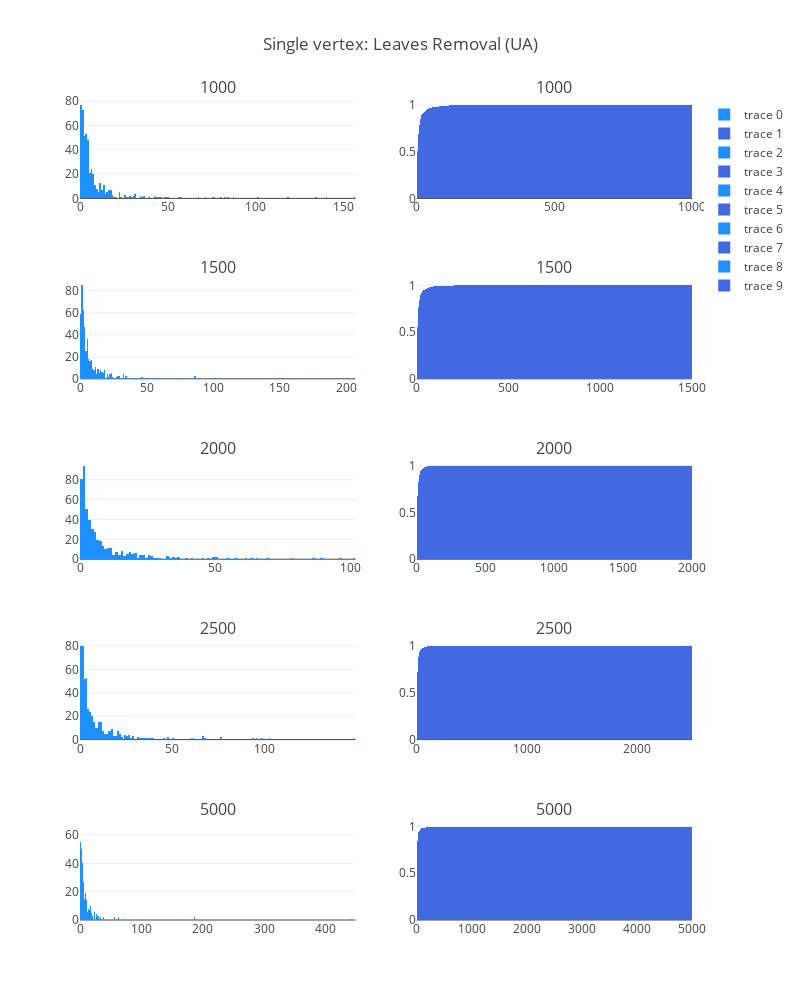

This figure's notebook cell:
### Code cell
fig['layout'].update(height=1000, width=800, title='Single vertex: Leaves Removal (UA)')
iplot(fig, filename='simple-subplot')

### Figure 1 — Plotly figure (JSON) as saved in the notebook; plotly's stock layout.template omitted (floating-point values rounded to 4 significant figures; data arrays with more than 128 entries replaced by an {"elided": "..."} marker saying what was removed)
{"data": [{"marker": {"color": "dodgerblue"}, "type": "histogram", "x": {"elided": "500 int values"}, "xaxis": "x1", "xbins": {"end": 1000, "size": 1, "start": 0}, "yaxis": "y1"}, {"cumulative": {"enabled": true}, "histnorm": "probability", "marker": {"color": "royalblue"}, "type": "histogram", "x": {"elided": "500 int values"}, "xaxis": "x2", "xbins": {"end": 1000, "size": 1, "start": 0}, "yaxis": "y2"}, {"marker": {"color": "dodgerblue"}, "type": "histogram", "x": {"elided": "500 int values"}, "xaxis": "x3", "xbins": {"end": 1500, "size": 1, "start": 0}, "yaxis": "y3"}, {"cumulative": {"enabled": true}, "histnorm": "probability", "marker": {"color": "royalblue"}, "type": "histogram", "x": {"elided": "500 int values"}, "xaxis": "x4", "xbins": {"end": 1500, "size": 1, "start": 0}, "yaxis": "y4"}, {"marker": {"color": "dodgerblue"}, "type": "histogram", "x": {"elided": "500 int values"}, "xaxis": "x5", "xbins": {"end": 2000, "size": 1, "start": 0}, "yaxis": "y5"}, {"cumulative": {"enabled": true}, "histnorm": "probability", "marker": {"color": "royalblue"}, "type": "histogram", "x": {"elided": "500 int values"}, "xaxis": "x6", "xbins": {"end": 2000, "size": 1, "start": 0}, "yaxis": "y6"}, {"marker": {"color": "dodgerblue"}, "type": "histogram", "x": {"elided": "500 int values"}, "xaxis": "x7", "xbins": {"end": 2500, "size": 1, "start": 0}, "yaxis": "y7"}, {"cumulative": {"enabled": true}, "histnorm": "probability", "marker": {"color": "royalblue"}, "type": "histogram", "x": {"elided": "500 int values"}, "xaxis": "x8", "xbins": {"end": 2500, "size": 1, "start": 0}, "yaxis": "y8"}, {"marker": {"color": "dodgerblue"}, "type": "histogram", "x": {"elided": "500 int values"}, "xaxis": "x9", "xbins": {"end": 5000, "size": 1, "start": 0}, "yaxis": "y9"}, {"cumulative": {"enabled": true}, "histnorm": "probability", "marker": {"color": "royalblue"}, "type": "histogram", "x": {"elided": "500 int values"}, "xaxis": "x10", "xbins": {"end": 5000, "size": 1, "start": 0}, "yaxis": "y10"}], "layout": {"annotations": [{"font": {"size": 16}, "showarrow": false, "text": "1000", "x": 0.225, "xanchor": "center", "xref": "paper", "y": 1, "yanchor": "bottom", "yref": "paper"}, {"font": {"size": 16}, "showarrow": false, "text": "1000", "x": 0.775, "xanchor": "center", "xref": "paper", "y": 1, "yanchor": "bottom", "yref": "paper"}, {"font": {"size": 16}, "showarrow": false, "text": "1500", "x": 0.225, "xanchor": "center", "xref": "paper", "y": 0.78, "yanchor": "bottom", "yref": "paper"}, {"font": {"size": 16}, "showarrow": false, "text": "1500", "x": 0.775, "xanchor": "center", "xref": "paper", "y": 0.78, "yanchor": "bottom", "yref": "paper"}, {"font": {"size": 16}, "showarrow": false, "text": "2000", "x": 0.225, "xanchor": "center", "xref": "paper", "y": 0.56, "yanchor": "bottom", "yref": "paper"}, {"font": {"size": 16}, "showarrow": false, "text": "2000", "x": 0.775, "xanchor": "center", "xref": "paper", "y": 0.56, "yanchor": "bottom", "yref": "paper"}, {"font": {"size": 16}, "showarrow": false, "text": "2500", "x": 0.225, "xanchor": "center", "xref": "paper", "y": 0.34, "yanchor": "bottom", "yref": "paper"}, {"font": {"size": 16}, "showarrow": false, "text": "2500", "x": 0.775, "xanchor": "center", "xref": "paper", "y": 0.34, "yanchor": "bottom", "yref": "paper"}, {"font": {"size": 16}, "showarrow": false, "text": "5000", "x": 0.225, "xanchor": "center", "xref": "paper", "y": 0.12, "yanchor": "bottom", "yref": "paper"}, {"font": {"size": 16}, "showarrow": false, "text": "5000", "x": 0.775, "xanchor": "center", "xref": "paper", "y": 0.12, "yanchor": "bottom", "yref": "paper"}], "height": 1000, "title": "Single vertex: Leaves Removal (UA)", "width": 800, "xaxis1": {"anchor": "y1", "domain": [0, 0.45]}, "xaxis10": {"anchor": "y10", "domain": [0.55, 1]}, "xaxis2": {"anchor": "y2", "domain": [0.55, 1]}, "xaxis3": {"anchor": "y3", "domain": [0, 0.45]}, "xaxis4": {"anchor": "y4", "domain": [0.55, 1]}, "xaxis5": {"anchor": "y5", "domain": [0, 0.45]}, "xaxis6": {"anchor": "y6", "domain": [0.55, 1]}, "xaxis7": {"anchor": "y7", "domain": [0, 0.45]}, "xaxis8": {"anchor": "y8", "domain": [0.55, 1]}, "xaxis9": {"anchor": "y9", "domain": [0, 0.45]}, "yaxis1": {"anchor": "x1", "domain": [0.88, 1]}, "yaxis10": {"anchor": "x10", "domain": [0, 0.12]}, "yaxis2": {"anchor": "x2", "domain": [0.88, 1]}, "yaxis3": {"anchor": "x3", "domain": [0.66, 0.78]}, "yaxis4": {"anchor": "x4", "domain": [0.66, 0.78]}, "yaxis5": {"anchor": "x5", "domain": [0.44, 0.56]}, "yaxis6": {"anchor": "x6", "domain": [0.44, 0.56]}, "yaxis7": {"anchor": "x7", "domain": [0.22, 0.34]}, "yaxis8": {"anchor": "x8", "domain": [0.22, 0.34]}, "yaxis9": {"anchor": "x9", "domain": [0, 0.12]}}}
